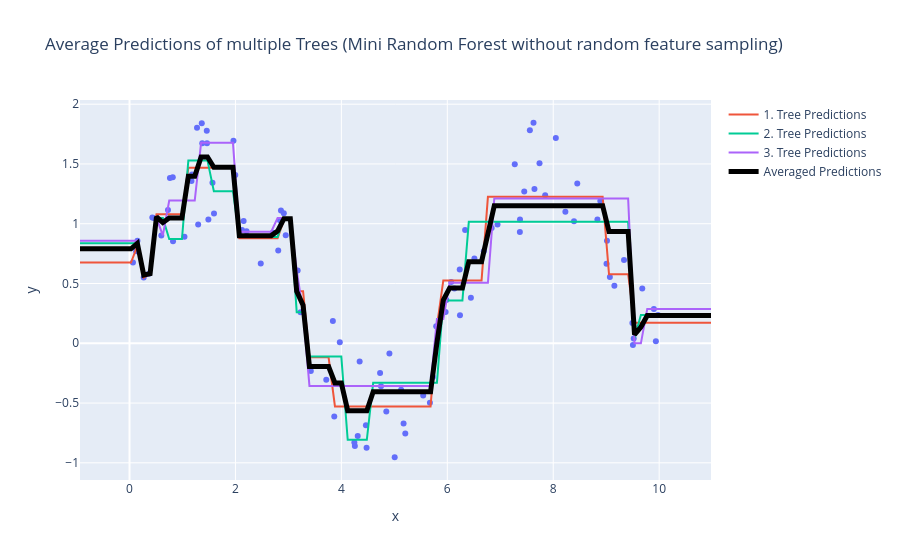

The code cell stored with this chart in its notebook:
### Markdown cell above
<a class="anchor" id="reg"></a>
## **2.1 Regression**

<p align="center">
<img src="pics/8.png" width="600"/>
</p>

---

<p align="center">
<img src="pics/4.png" width="600"/>
</p>

### Code cell
np.random.seed(1838)
n = 100
x = np.random.uniform(0,10,n)
y = np.sin(x) + np.random.rand(n)*0.9


fig = px.scatter(x=x,y=y,title="Average Predictions of multiple Trees (Mini Random Forest without random feature sampling)")

tree_model=DecisionTreeRegressor(max_depth=4,random_state=1910)
tree_model.fit(x.reshape(n,1),y)
x_grid = np.linspace(np.min(x)-1,np.max(x)+1,100)
preds = tree_model.predict(x_grid.reshape(n,1))
fig.add_scatter(x=x_grid,y=preds,name="1. Tree Predictions")
num_trees = 3
predictions = preds.reshape(-1,1)
for i in range(2,num_trees+1):
    idx = np.random.choice(n,n,replace=True) # bootstrap sample
    x_bootstrap = x[idx]
    y_bootstrap = y[idx]
    tree_model.fit(x_bootstrap.reshape(n,1),y_bootstrap)
    preds = tree_model.predict(x_grid.reshape(n,1))
    fig.add_scatter(x=x_grid,y=preds,name=f"{i}. Tree Predictions")
    predictions = np.c_[predictions,preds]


fig.add_scatter(x=x_grid,y=np.mean(predictions,axis=1),name=f"Averaged Predictions",mode="lines",line=dict(width=5, dash="solid",color="black"))


fig.show()
